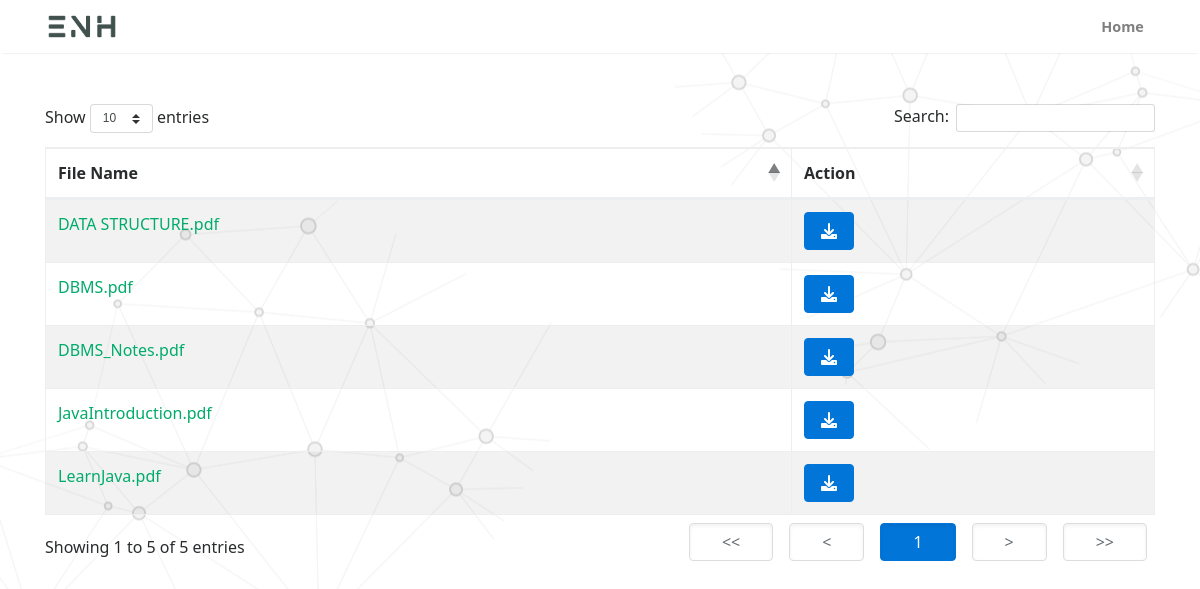
Screenshot of /material.php (signed in) with the database file from the repository.
### tables this page shows
CREATE TABLE `materials` (
  `id` int(11) NOT NULL,
  `images` varchar(255) NOT NULL,
  `date_time` datetime NOT NULL
);

### material.php (the view, shortened to what this page needs)
<?php
include('config.php');
    $sql = "SELECT images FROM materials";
$result = mysqli_query($con, $sql);
?>
<!DOCTYPE html>
<html dir="ltr" lang="en-US">
<head>
    <link rel="stylesheet" href="https://cdnjs.cloudflare.com/ajax/libs/font-awesome/6.0.0-beta3/css/all.min.css">
    <link rel="stylesheet" type="text/css" href="https://cdn.datatables.net/1.11.5/css/dataTables.bootstrap4.min.css">
    <link rel="stylesheet" id="wf-style-css" href="Layout/themes/bolly4u/style.css?ver=1.3" type="text/css" media="all" />
</head>
<body class="home blog font-sans bg-white dark:bg-night-300">
   <?php include 'blog/header.php';?>
<div class="container mt-4 -mb-4 max-w-6xl mx-auto">
    <div class="menu-featured-container">
        <table id="materialsTable" class="table table-striped table-bordered">
            <thead>
                <tr>
                    <th>File Name</th>
                    <th>Action</th>
                </tr>
            </thead>
            <tbody>
                <?php while ($row = mysqli_fetch_array($result)) { ?>
                    <tr>
                        <td class="file-name"><?php echo htmlspecialchars($row['images']); ?></td>
                        <td>
                            <a href="mfiles/<?php echo $row['images']; ?>" download class="btn btn-primary">
                                <i class="fas fa-download"></i>
                            </a>
                        </td>
                    </tr>
                <?php } ?>
            </tbody>
        </table>
    </div>
</div>
</body>
</html>

### blog/header.php (shortened to what this page needs)
<!DOCTYPE html>
<html lang="en">
<head>
<link href="assets/css/bootstrap.min.css" rel="stylesheet">
<link href="https://maxcdn.bootstrapcdn.com/font-awesome/4.7.0/css/font-awesome.min.css" rel="stylesheet">
<link href="assets/css/mediumish.css" rel="stylesheet">
</head>
<body>
<nav class="navbar navbar-toggleable-md navbar-light bg-white fixed-top mediumnavigation">
    <div class="container">
        <a class="navbar-brand" href="#">
            <img src="Color logo - no background.png" alt="logo">
        </a>
        <div class="collapse navbar-collapse" id="navbarsExampleDefault">
            <ul class="navbar-nav ml-auto">
                <li class="nav-item">
                    <a class="nav-link" href="../main.php"><b>Home</b></a>
                </li>
            </ul>
        </div>
    </div>
</nav>
</body>
</html>

### Layout/themes/bolly4u/style.css (style rules this page uses)
html { -webkit-text-size-adjust:100%;line-height:1.15;-moz-tab-size:4;-o-tab-size:4;tab-size:4 }
body { font-family:system-ui,-apple-system,Segoe UI,Roboto,Helvetica,Arial,sans-serif,Apple Color Emoji,Segoe UI Emoji;margin:0 }
b,strong { font-weight:bolder }
table { border-color:inherit;text-indent:0 }
fieldset,ol,ul { margin:0;padding:0 }
ol,ul { list-style:none }
html { font-family:ui-sans-serif,system-ui,-apple-system,BlinkMacSystemFont,Segoe UI,Roboto,Helvetica Neue,Arial,Noto Sans,sans-serif,Apple Color Emoji,Segoe UI Emoji,Segoe UI Symbol,Noto Color Emoji;line-height:1.5 }
body { font-family:inherit;line-height:inherit }
*,:after,:before { border:0 solid;box-sizing:border-box }
img { border-style:solid }
table { border-collapse:collapse }
a { color:inherit;text-decoration:inherit }
audio,canvas,embed,iframe,img,object,svg,video { display:block;vertical-align:middle }
img,video { height:auto;max-width:100% }
*,:after,:before { --tw-translate-x: 0;--tw-translate-y: 0;--tw-rotate: 0;--tw-skew-x: 0;--tw-skew-y: 0;--tw-scale-x: 1;--tw-scale-y: 1;--tw-transform: translateX(var(--tw-translate-x)) translateY(var(--tw-translate-y)) rotate(var(--tw-rotate)) skewX(var(--tw-skew-x)) skewY(var(--tw-skew-y)) scaleX(var(--tw-scale-x)) scaleY(var(--tw-scale-y));--tw-border-opacity: 1;--tw-ring-inset: var(--tw-empty, );--tw-ring-offset-width: 0px;--tw-ring-offset-color: #fff;--tw-ring-color: rgba(59, 130, 246, 0.5);--tw-ring-offset-shadow: 0 0 #0000;--tw-ring-shadow: 0 0 #0000;--tw-shadow: 0 0 #0000;--tw-blur: var(--tw-empty, );--tw-brightness: var(--tw-empty, );--tw-contrast: var(--tw-empty, );--tw-grayscale: var(--tw-empty, );--tw-hue-rotate: var(--tw-empty, );--tw-invert: var(--tw-empty, );--tw-saturate: var(--tw-empty, );--tw-sepia: var(--tw-empty, );--tw-drop-shadow: var(--tw-empty, );--tw-filter: var(--tw-blur) var(--tw-brightness) var(--tw-contrast) var(--tw-grayscale) var(--tw-hue-rotate) var(--tw-invert) var(--tw-saturate) var(--tw-sepia) var(--tw-drop-shadow);border-color:rgba(229,231,235,var(--tw-border-opacity)) }
.container { width:100% }
@media (min-width:640px) { .container { max-width:640px } }
@media (min-width:768px) { .container { max-width:768px } }
@media (min-width:1024px) { .container { max-width:1024px } }
.menu-featured-container { width:100%!important }
.mx-auto { margin-left:auto;margin-right:auto }
.mt-4 { margin-top:1rem }
.-mb-4 { margin-bottom:-1rem }
.max-w-6xl { max-width:72rem }
.bg-white { --tw-bg-opacity: 1;background-color:rgba(255,255,255,var(--tw-bg-opacity)) }
.font-sans { font-family:ui-sans-serif,system-ui,-apple-system,BlinkMacSystemFont,Segoe UI,Roboto,Helvetica Neue,Arial,Noto Sans,sans-serif,Apple Color Emoji,Segoe UI Emoji,Segoe UI Symbol,Noto Color Emoji }

### assets/css/mediumish.css (style rules this page uses)
body { padding-top:5rem; }
a { color:#00ab6b; }
a,a:hover { transition:all 0.2s; }
.mediumnavigation { background:rgba(255,255,255,.97); box-shadow:0 2px 2px -2px rgba(0,0,0,.15); }
@media (min-width:992px) { .navbar-toggleable-md .navbar-nav .nav-link { padding-right:.7rem; padding-left:.7rem; } }
.mediumnavigation .navbar-brand { font-weight:500; }
.mediumnavigation .nav-item,.dropdown-menu { font-size:0.9rem; }
.mediumnavigation .navbar-brand img { max-height:30px; margin-right:5px; }

### material.php (style rules this page uses)
body { font-family: Arial, Helvetica, sans-serif; background: url(../images/bg-hero.png) no-repeat fixed 50%; }
.file-name { color: #00ab6b; }

### rows the page displays
materials: images "DBMS_Notes.pdf"
materials: images "LearnJava.pdf"
materials: images "DBMS.pdf"
materials: images "DATA STRUCTURE.pdf"
materials: images "JavaIntroduction.pdf"
